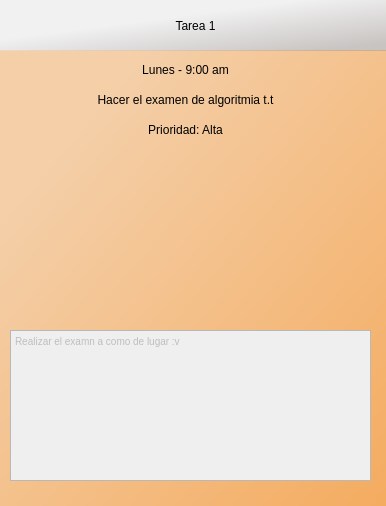
<?xml version="1.0" encoding="UTF-8"?>
<ui version="4.0">
 <class>consultar</class>
 <widget class="QDialog" name="consultar">
  <property name="geometry">
   <rect>
    <x>0</x>
    <y>0</y>
    <width>386</width>
    <height>506</height>
   </rect>
  </property>
  <property name="windowTitle">
   <string>Consultar</string>
  </property>
  <property name="windowIcon">
   <iconset resource="imagenes/images.qrc">
    <normaloff>:/images/calendar.png</normaloff>:/images/calendar.png</iconset>
  </property>
  <widget class="QLabel" name="label">
   <property name="geometry">
    <rect>
     <x>0</x>
     <y>90</y>
     <width>371</width>
     <height>20</height>
    </rect>
   </property>
   <property name="styleSheet">
    <string notr="true">font: 87 10pt &quot;Arial Black&quot;;</string>
   </property>
   <property name="text">
    <string>Hacer el examen de algoritmia t.t</string>
   </property>
   <property name="alignment">
    <set>Qt::AlignCenter</set>
   </property>
  </widget>
  <widget class="QLabel" name="label_4">
   <property name="geometry">
    <rect>
     <x>0</x>
     <y>60</y>
     <width>371</width>
     <height>20</height>
    </rect>
   </property>
   <property name="styleSheet">
    <string notr="true">font: 87 10pt &quot;Arial Black&quot;;</string>
   </property>
   <property name="text">
    <string>Lunes - 9:00 am</string>
   </property>
   <property name="alignment">
    <set>Qt::AlignCenter</set>
   </property>
  </widget>
  <widget class="QLabel" name="label_2">
   <property name="geometry">
    <rect>
     <x>0</x>
     <y>0</y>
     <width>391</width>
     <height>51</height>
    </rect>
   </property>
   <property name="styleSheet">
    <string notr="true">font: 87 12pt &quot;Arial Black&quot;;
background-color: qlineargradient(spread:repeat, x1:0, y1:0, x2:1, y2:1, stop:0.391089 rgba(243, 243, 243, 133), stop:0.915842 rgba(165, 157, 153, 133));</string>
   </property>
   <property name="text">
    <string>Tarea 1</string>
   </property>
   <property name="alignment">
    <set>Qt::AlignCenter</set>
   </property>
  </widget>
  <widget class="QLabel" name="label_3">
   <property name="geometry">
    <rect>
     <x>0</x>
     <y>50</y>
     <width>391</width>
     <height>461</height>
    </rect>
   </property>
   <property name="styleSheet">
    <string notr="true">font: 87 12pt &quot;Arial Black&quot;;
background-color: qlineargradient(spread:repeat, x1:0, y1:0, x2:1, y2:1, stop:0.18408 rgba(245, 206, 166, 245), stop:0.970149 rgba(245, 170, 92, 245));</string>
   </property>
   <property name="text">
    <string/>
   </property>
   <property name="alignment">
    <set>Qt::AlignCenter</set>
   </property>
  </widget>
  <widget class="QTextEdit" name="textEdit">
   <property name="enabled">
    <bool>false</bool>
   </property>
   <property name="geometry">
    <rect>
     <x>10</x>
     <y>330</y>
     <width>361</width>
     <height>151</height>
    </rect>
   </property>
   <property name="html">
    <string>&lt;!DOCTYPE HTML PUBLIC &quot;-//W3C//DTD HTML 4.0//EN&quot; &quot;http://www.w3.org/TR/REC-html40/strict.dtd&quot;&gt;
&lt;html&gt;&lt;head&gt;&lt;meta name=&quot;qrichtext&quot; content=&quot;1&quot; /&gt;&lt;style type=&quot;text/css&quot;&gt;
p, li { white-space: pre-wrap; }
&lt;/style&gt;&lt;/head&gt;&lt;body style=&quot; font-family:'MS Shell Dlg 2'; font-size:8pt; font-weight:400; font-style:normal;&quot;&gt;
&lt;p style=&quot; margin-top:0px; margin-bottom:0px; margin-left:0px; margin-right:0px; -qt-block-indent:0; text-indent:0px;&quot;&gt;&lt;span style=&quot; font-size:7.8pt;&quot;&gt;Realizar el examn a como de lugar :v&lt;/span&gt;&lt;/p&gt;
&lt;p style=&quot;-qt-paragraph-type:empty; margin-top:0px; margin-bottom:0px; margin-left:0px; margin-right:0px; -qt-block-indent:0; text-indent:0px; font-size:7.8pt;&quot;&gt;&lt;br /&gt;&lt;/p&gt;&lt;/body&gt;&lt;/html&gt;</string>
   </property>
   <property name="placeholderText">
    <string/>
   </property>
  </widget>
  <widget class="QLabel" name="label_6">
   <property name="geometry">
    <rect>
     <x>320</x>
     <y>0</y>
     <width>51</width>
     <height>41</height>
    </rect>
   </property>
   <property name="styleSheet">
    <string notr="true">image: url(:/images/viewEvent.png);
</string>
   </property>
   <property name="text">
    <string/>
   </property>
  </widget>
  <widget class="QLabel" name="label_7">
   <property name="geometry">
    <rect>
     <x>0</x>
     <y>120</y>
     <width>371</width>
     <height>20</height>
    </rect>
   </property>
   <property name="styleSheet">
    <string notr="true">font: 87 10pt &quot;Arial Black&quot;;</string>
   </property>
   <property name="text">
    <string>Prioridad: Alta</string>
   </property>
   <property name="alignment">
    <set>Qt::AlignCenter</set>
   </property>
  </widget>
  <widget class="QLabel" name="lbImagen">
   <property name="geometry">
    <rect>
     <x>50</x>
     <y>160</y>
     <width>271</width>
     <height>151</height>
    </rect>
   </property>
   <property name="styleSheet">
    <string notr="true">image: url(:/images/alta.png);</string>
   </property>
   <property name="text">
    <string/>
   </property>
  </widget>
  <zorder>label_3</zorder>
  <zorder>label</zorder>
  <zorder>label_4</zorder>
  <zorder>label_2</zorder>
  <zorder>textEdit</zorder>
  <zorder>label_6</zorder>
  <zorder>label_7</zorder>
  <zorder>lbImagen</zorder>
 </widget>
 <resources>
  <include location="imagenes/images.qrc"/>
 </resources>
 <connections/>
</ui>
